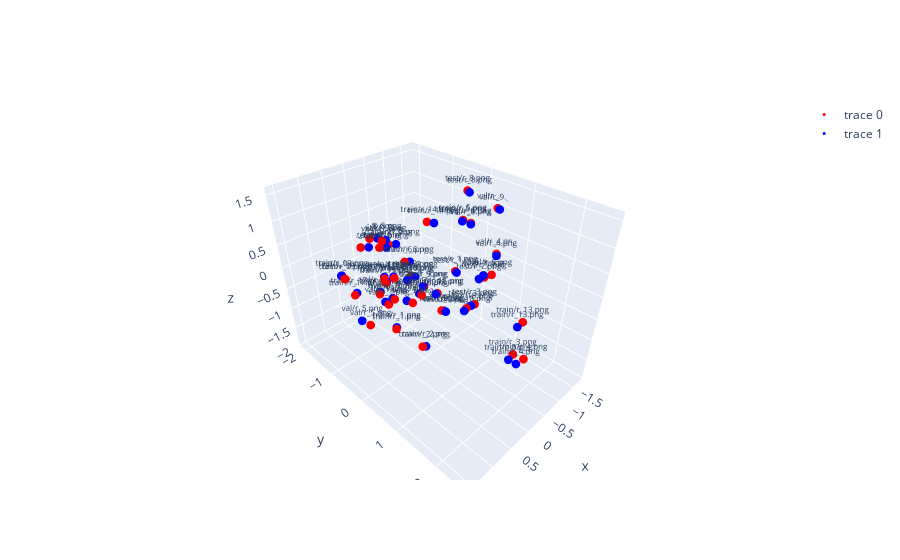

Notebook code cell kept with this figure:
### Code cell
poses_colmap_aboba = poses_colmap.copy()
poses_colmap_aboba -= r_colmap_aboba.mean(axis=0)

r_my_aboba = r_my.copy()
r_my_aboba -= r_my_aboba.mean(axis=0)

r_my_aboba2 = r_my_aboba.copy()
r_my_aboba2[:, 0] *= -1
r_my_aboba2 = r_my_aboba2[:, [1, 0, 2]]

fig1 = plot_poses(np.asarray(r_my_aboba2), k=0.3, text=poses_my_names, fontsize=8, only_points=True, marker_color="red")
fig2 = plot_poses(np.asarray(r_colmap_aboba), k=0.3, text=poses_colmap_names, fontsize=8, only_points=True, marker_color="blue")
fig = go.Figure(data = fig1.data + fig2.data)
fig.show()

### Figure 1 — Plotly figure (JSON) as saved in the notebook; plotly's stock layout.template omitted (floating-point values rounded to 4 significant figures)
{"data": [{"marker": {"color": "red", "size": 3}, "mode": "markers+text", "text": ["train/r_0.png", "train/r_1.png", "train/r_2.png", "train/r_3.png", "train/r_4.png", "train/r_5.png", "train/r_6.png", "train/r_7.png", "train/r_8.png", "train/r_9.png", "train/r_10.png", "train/r_11.png", "train/r_12.png", "train/r_13.png", "train/r_14.png", "train/r_15.png", "train/r_16.png", "train/r_17.png", "train/r_18.png", "train/r_19.png", "test/r_0.png", "test/r_1.png", "test/r_2.png", "test/r_3.png", "test/r_4.png", "test/r_5.png", "test/r_6.png", "test/r_7.png", "test/r_8.png", "test/r_9.png", "val/r_0.png", "val/r_1.png", "val/r_2.png", "val/r_3.png", "val/r_4.png", "val/r_5.png", "val/r_6.png", "val/r_7.png", "val/r_8.png", "val/r_9.png"], "textfont": {"size": 8}, "type": "scatter3d", "x": [0.7414, 0.6712, -0.1321, 0.2171, 0.2954, -0.509, -0.4026, -0.6088, -0.3576, 0.1901, 0.2945, 0.1449, 0.6561, -0.009191, -1.248, 0.5906, 0.2746, 0.7686, 0.007483, 1.55, 1.556, -0.6467, -0.3449, -0.2512, 0.705, -0.2029, -0.09028, -0.215, -0.9198, -0.6628, -0.6613, 0.8, 0.5354, 0.6049, -1.522, 1.504, -1.101, -0.1602, -0.3294, -1.733], "y": [0.03955, -0.05121, -0.1936, 2.275, 2.521, 0.482, -0.9852, -1.749, -2.071, 0.2195, -0.09735, 0.516, -0.04446, 2.232, -1.181, -0.3733, 0.2409, -1.167, 1.087, -0.1949, -0.1945, 0.2149, -0.7328, 1.059, -0.2631, -1.54, -2.056, 1.258, 0.2048, -0.1538, -0.153, -0.06584, -0.661, 0.3634, 0.5096, 0.3187, 0.1622, -1.384, 1.319, 0.2896], "z": [-0.06128, -0.8478, -1.903, -0.2558, -0.1393, 1.21, -0.2303, -0.2039, -0.08938, 0.03371, 0.05754, 0.01045, 0.3094, 0.2452, 0.3165, 0.01629, -0.1048, -0.5751, -0.09587, 0.6464, 0.6482, -0.02324, -0.439, -0.1565, 0.2168, -0.03529, -0.1982, 0.5298, 1.541, -1.19, -1.189, -0.2017, -0.4117, -0.04271, 0.1206, -0.04506, 0.8241, 0.1981, 0.5551, 0.96]}, {"marker": {"color": "blue", "size": 3}, "mode": "markers+text", "text": ["test/r_1.png", "test/r_2.png", "test/r_3.png", "test/r_4.png", "test/r_5.png", "test/r_6.png", "test/r_7.png", "test/r_9.png", "train/r_0.png", "train/r_1.png", "train/r_10.png", "train/r_11.png", "train/r_12.png", "train/r_13.png", "train/r_15.png", "train/r_16.png", "train/r_17.png", "train/r_18.png", "train/r_19.png", "train/r_2.png", "train/r_3.png", "train/r_5.png", "train/r_6.png", "train/r_7.png", "train/r_8.png", "train/r_9.png", "val/r_0.png", "val/r_1.png", "val/r_3.png", "val/r_4.png", "val/r_5.png", "val/r_6.png", "val/r_7.png", "val/r_8.png", "val/r_9.png", "test/r_8.png", "train/r_14.png", "train/r_4.png", "val/r_2.png", "test/r_0.png"], "textfont": {"size": 8}, "type": "scatter3d", "x": [-0.6172, -0.4002, -0.1502, 0.6777, -0.327, -0.2515, -0.09821, -0.7017, 0.7466, 0.6297, 0.2997, 0.1805, 0.6346, 0.1575, 0.552, 0.2851, 0.6777, 0.1005, 1.535, -0.1946, 0.3748, -0.4473, -0.5043, -0.7605, -0.5327, 0.2102, -0.6978, 0.7905, 0.6457, -1.439, 1.536, -1.058, -0.258, -0.1949, -1.671, -0.8801, -1.342, 0.4768, 0.4742, 1.541], "y": [0.2745, -0.6694, 1.062, -0.2974, -1.47, -1.985, 1.24, -0.07027, -0.008973, -0.09206, -0.1123, 0.5095, -0.0877, 2.251, -0.3932, 0.191, -1.234, 1.121, -0.3063, -0.1581, 2.305, 0.5213, -0.9391, -1.672, -2.015, 0.2106, -0.1242, -0.1708, 0.2553, 0.5731, 0.1346, 0.2008, -1.381, 1.254, 0.3847, 0.285, -1.064, 2.512, -0.7224, -0.3128], "z": [-0.0126, -0.4445, -0.1344, 0.2252, -0.05153, -0.2293, 0.5438, -1.197, -0.06152, -0.8552, 0.0675, 0.009824, 0.3109, 0.258, 0.01744, -0.09073, -0.6035, -0.08265, 0.6514, -1.911, -0.2438, 1.224, -0.2515, -0.2298, -0.1281, 0.04115, -1.199, -0.2048, -0.03131, 0.1373, -0.04289, 0.8288, 0.1808, 0.5783, 0.9871, 1.544, 0.2975, -0.1226, -0.4223, 0.6464]}], "layout": {}}
